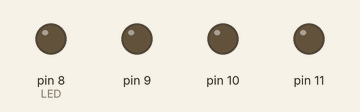
Simulated run of this sketch. Board: Arduino Uno, built with avr-gcc and run on an emulated ATmega328P. Shown: output pins drawn as LEDs (lit = HIGH).

Above: at 0.05 s.
At 0.65 s:
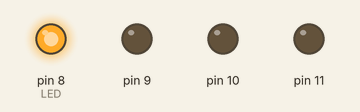
At 1.35 s:
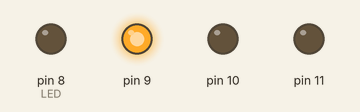
At 2.15 s:
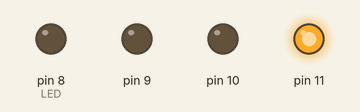
At 2.85 s:
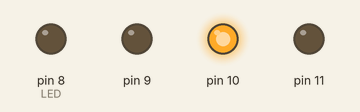
Timing chart, 0 to 3.1 s (numbered marks = the images above):
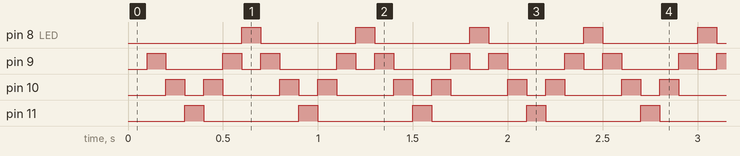

Measured:
- by itself, pin 8 (LED), pin 11: alternates HIGH for 0.10 s and LOW for 0.50 s
- by itself, pin 9: repeats every 0.60 s: LOW 0.30 s, HIGH 0.10 s, LOW 0.10 s, HIGH 0.10 s
- by itself, pin 10: repeats every 0.60 s: LOW 0.10 s, HIGH 0.10 s, LOW 0.30 s, HIGH 0.10 s

The sketch:

LED_Digital_Trail.ino
```cpp
int direction = -1;
int LED = 8;

void setup()
{
  pinMode(8,OUTPUT);
  pinMode(9,OUTPUT);
  pinMode(10,OUTPUT);
  pinMode(11,OUTPUT);
}

void loop()
{
  int i;

  if(LED == 11 || LED == 8)
  {
   direction = -direction;
  }
  delay(100);

  digitalWrite(LED, LOW);

  LED += direction;

  digitalWrite(LED, HIGH);

}
```
